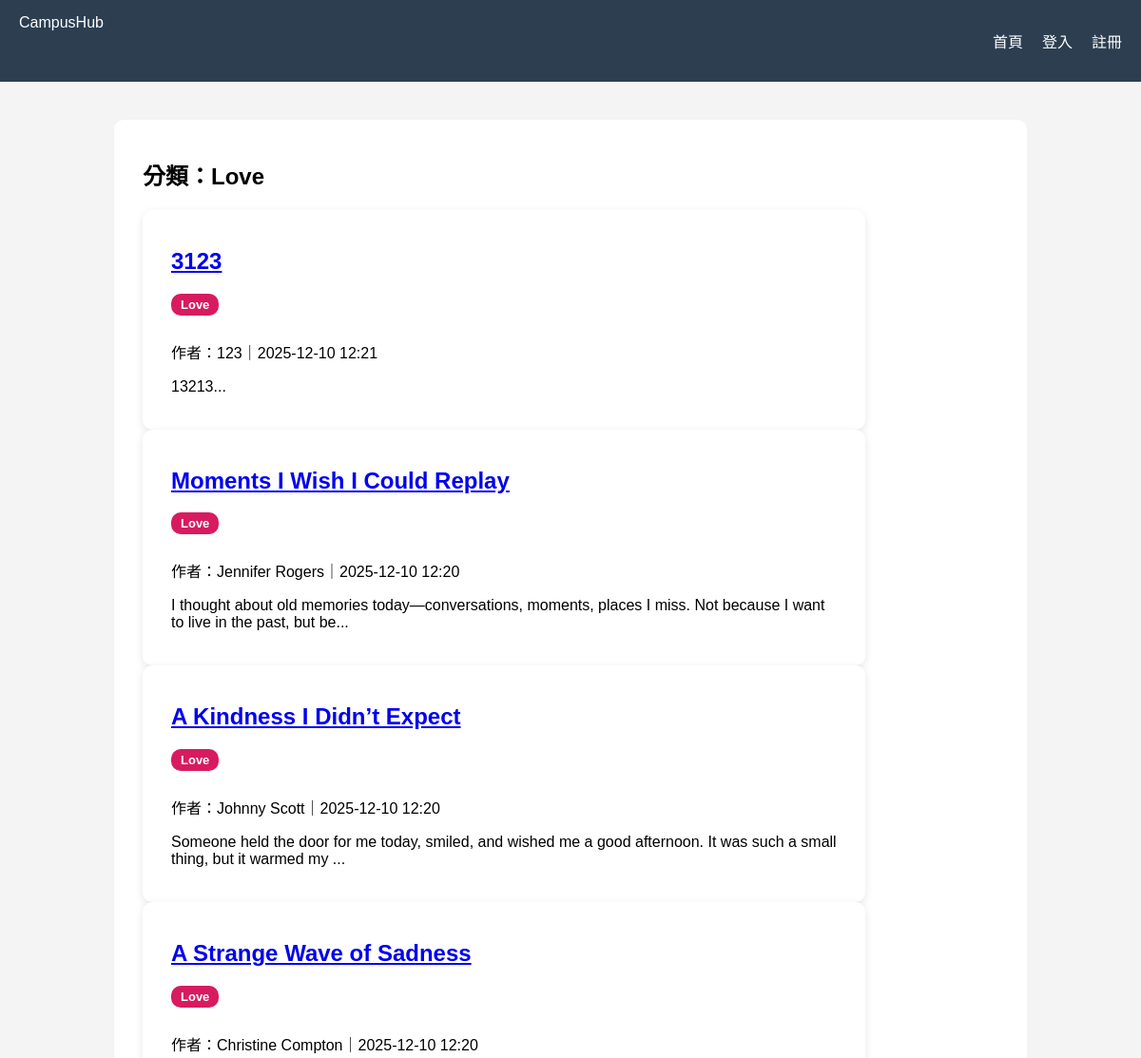
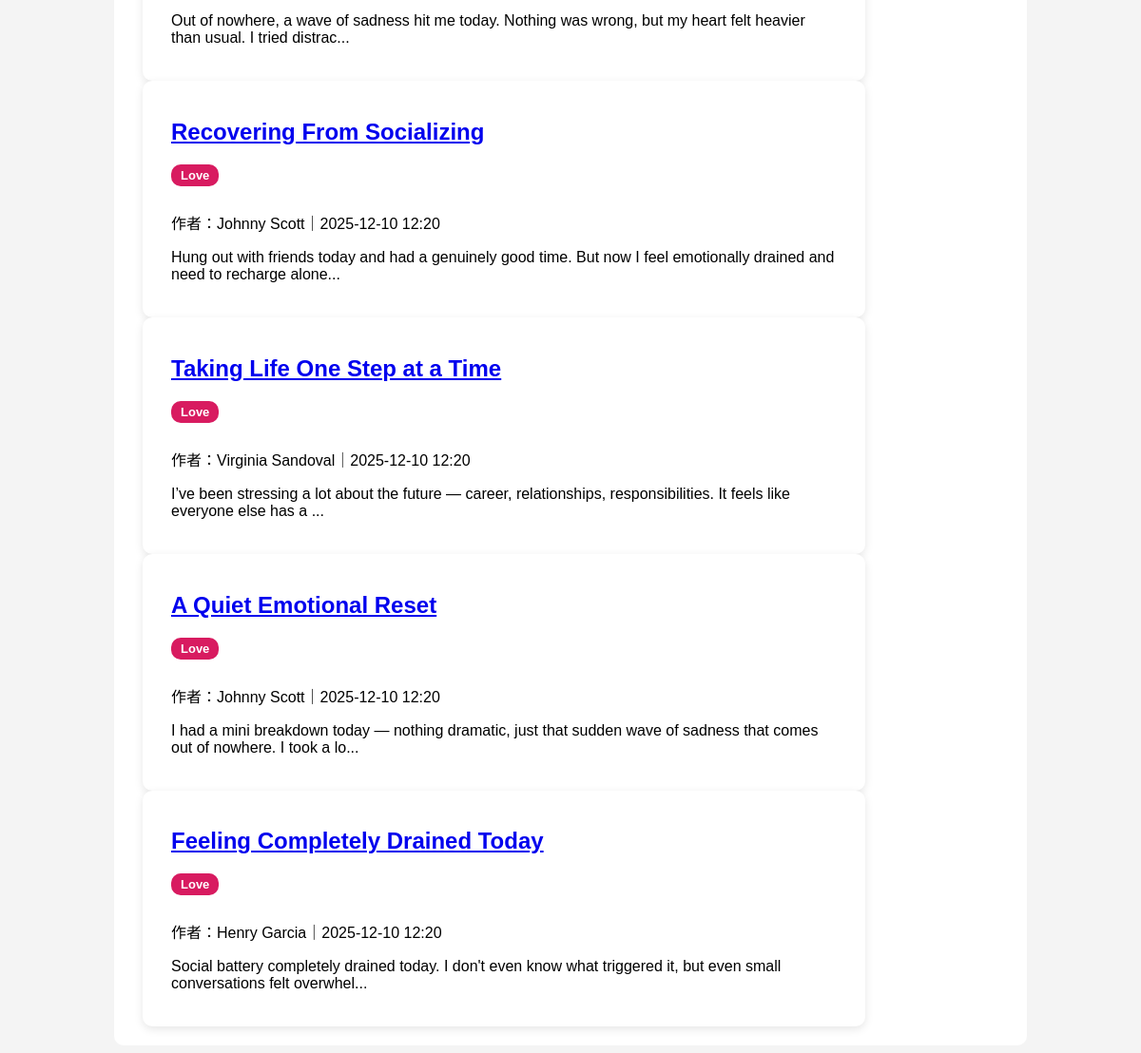
/tag/Love, run on an earlier commit of the app's database (2 pictures, top to bottom).
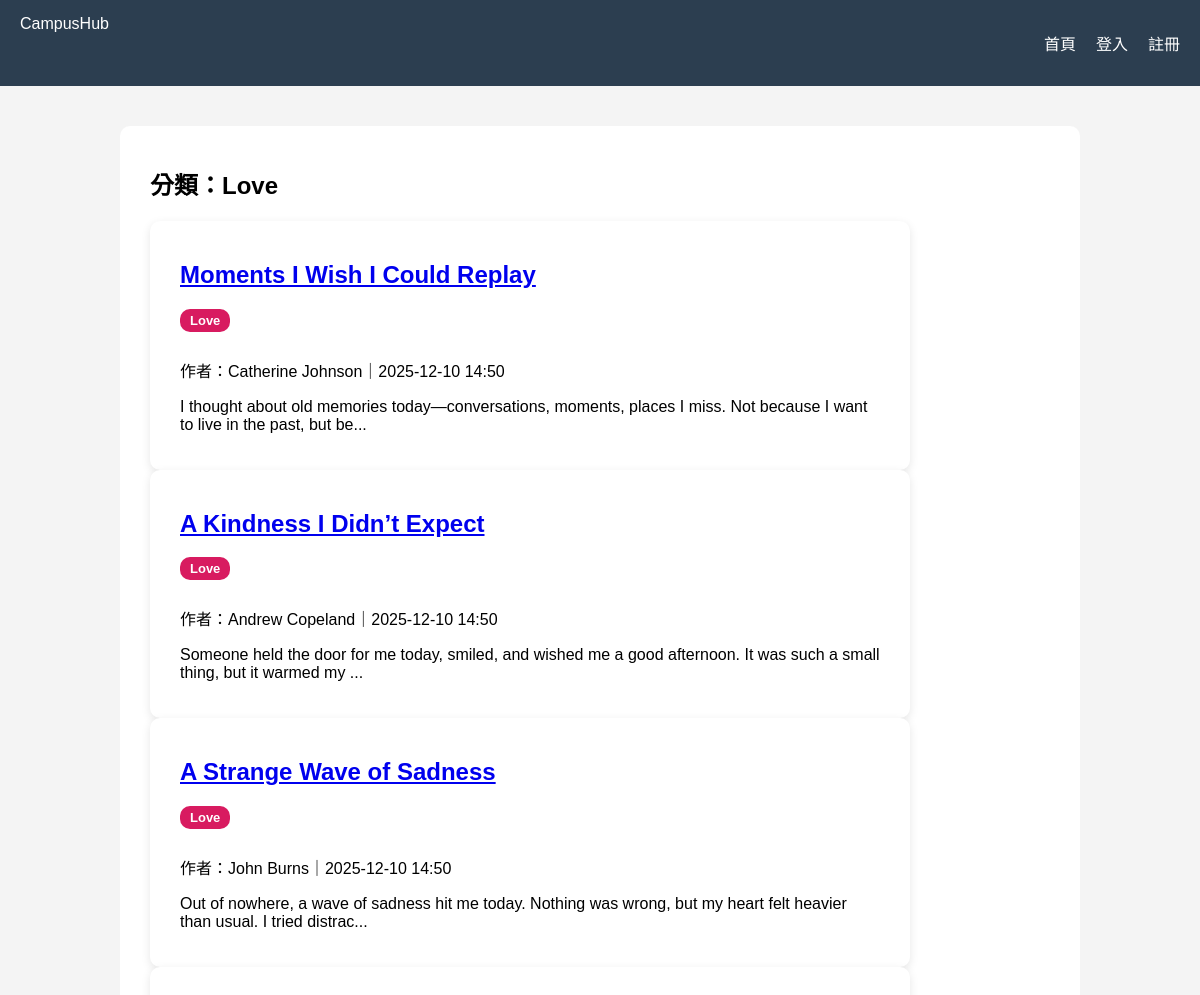
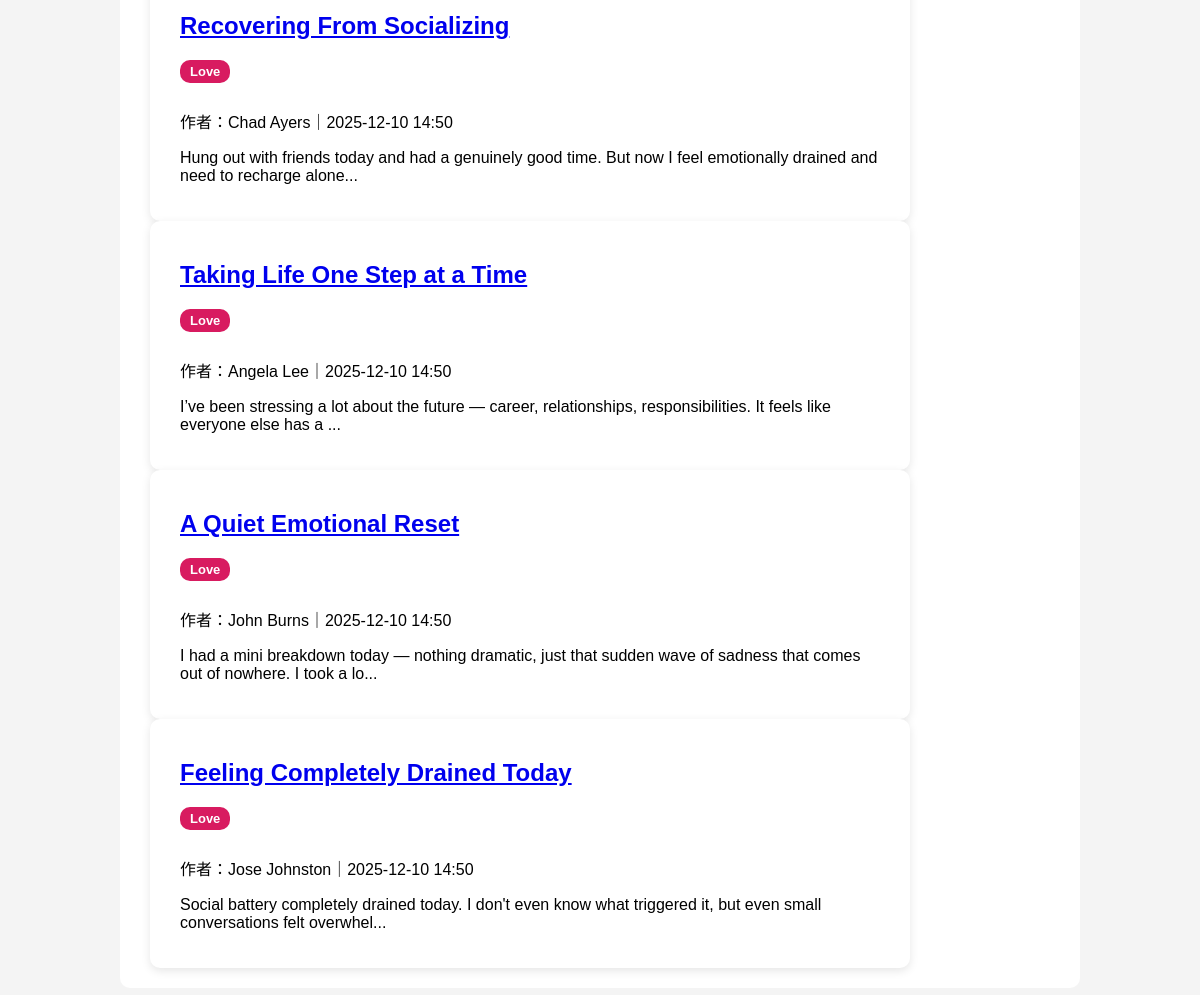
And on a later commit of the database (2 pictures, top to bottom).
### models/post.py (models this page shows)
class Post(db.Model):
    id = db.Column(db.Integer, primary_key=True)
    title = db.Column(db.String(120), nullable=False)
    content = db.Column(db.Text, nullable=False)
    tag = db.Column(db.String(50), nullable=True)
    created_at = db.Column(db.DateTime, default=datetime.utcnow)
    user_id = db.Column(db.Integer, db.ForeignKey("user.id"), nullable=False)
    user = db.relationship("User", backref="posts")

### models/user.py (models this page shows, shortened)
class User(db.Model, UserMixin):
    id = db.Column(db.Integer, primary_key=True)
    username = db.Column(db.String(50), unique=True, nullable=False)
    password = db.Column(db.String(255), nullable=False)

### routes/posts.py (the view)
@posts_bp.route("/tag/<tag>")
def posts_by_tag(tag):
    posts = Post.query.filter_by(tag=tag).order_by(Post.created_at.desc()).all()
    return render_template("tag_view.html", posts=posts, tag=tag)

### templates/tag_view.html (shortened to what this page needs)
<!DOCTYPE html>
<html lang="zh-Hant">
<head>
    <link rel="stylesheet" href="/static/style.css">
</head>
<body>
    <nav class="navbar">
        <div class="logo">CampusHub</div>
        <ul>
            <li><a href="/home">首頁</a></li>
            {% if current_user.is_authenticated %}
            <li><a href="/posts/create">新增文章</a></li>
            <li><a href="/logout">登出（{{ current_user.username }}）</a></li>
            {% else %}
            <li><a href="/login">登入</a></li>
            <li><a href="/register">註冊</a></li>
            {% endif %}
        </ul>
    </nav>
    <div class="content">
        <h2>分類：{{ tag }}</h2>
        {% for p in posts %}
        <div class="post-card">
            <h2><a href="/posts/{{ p.id }}">{{ p.title }}</a></h2>
            <span class="tag-badge tag-{{ p.tag }}">{{ p.tag }}</span>
            <p>作者：{{ p.user.username }}｜{{ p.created_at.strftime("%Y-%m-%d %H:%M") }}</p>
            <p>{{ p.content[:120] }}...</p>
        </div>
        {% endfor %}
    </div>
</body>
</html>

### static/style.css (style rules this page uses)
body { margin: 0; font-family: "Microsoft JhengHei", sans-serif; background: #f4f4f4; }
.navbar { display: flex; justify-content: space-between; background: #2c3e50; color: white; padding: 15px 20px; }
.navbar ul { list-style: none; display: flex; gap: 20px; }
.navbar ul li a { color: white; text-decoration: none; }
.content { max-width: 900px; margin: 40px auto; background: white; padding: 20px 30px; border-radius: 10px; }
.post-card { width: 700px; background: white; padding: 20px 30px; border-radius: 10px; box-shadow: 0 3px 10px rgba(0,0,0,0.1); }
.tag-badge { display: inline-block; padding: 4px 10px; border-radius: 10px; font-size: 13px; font-weight: bold; margin-bottom: 10px; margin-right: 6px; color: white !important; }
.tag-Love { background: #d81b60 !important; }

What changed in the data, as far as the page shows it:
removed Post: title "3123", tag "Love", user.username "123", created_at "2025-12-10 12:21", content "13213"
changed Post "Moments I Wish I Could Replay": user.username "Jennifer Rogers" → "Catherine Johnson"; created_at "2025-12-10 12:20" → "2025-12-10 14:50"
changed Post "A Kindness I Didn’t Expect": user.username "Johnny Scott" → "Andrew Copeland"; created_at "2025-12-10 12:20" → "2025-12-10 14:50"
changed Post "A Strange Wave of Sadness": user.username "Christine Compton" → "John Burns"; created_at "2025-12-10 12:20" → "2025-12-10 14:50"
changed Post "Recovering From Socializing": user.username "Johnny Scott" → "Chad Ayers"; created_at "2025-12-10 12:20" → "2025-12-10 14:50"
changed Post "Taking Life One Step at a Time": user.username "Virginia Sandoval" → "Angela Lee"; created_at "2025-12-10 12:20" → "2025-12-10 14:50"
changed Post "A Quiet Emotional Reset": user.username "Johnny Scott" → "John Burns"; created_at "2025-12-10 12:20" → "2025-12-10 14:50"
changed Post "Feeling Completely Drained Today": user.username "Henry Garcia" → "Jose Johnston"; created_at "2025-12-10 12:20" → "2025-12-10 14:50"
